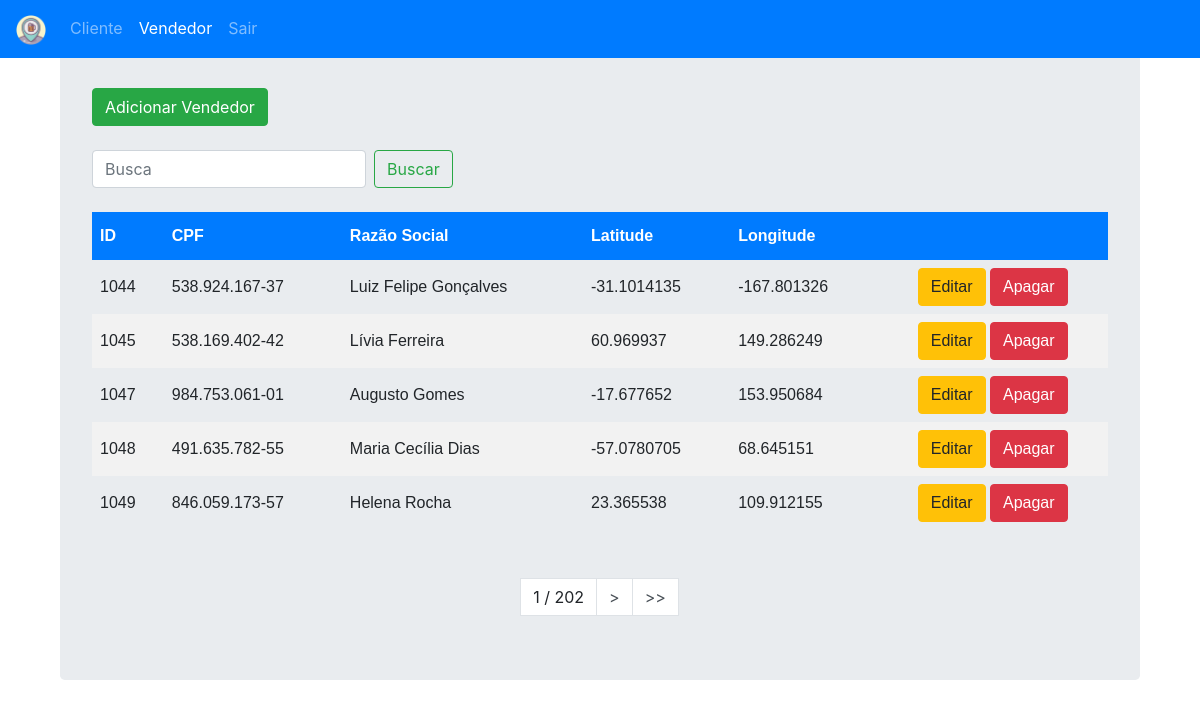
Page /cadastros/vendedor/ (signed in) on the committed database.
### cadastros/models.py (models this page shows)
class Vendedor(models.Model):
    cpf = models.CharField(max_length=18)
    razao_social = models.CharField(max_length=40)
    latitude = models.CharField(max_length=12)
    longitude = models.CharField(max_length=12)
    class Meta:
        db_table = 'Vendedores'

### cadastros/views.py (the view)
# urls.py: path('vendedor/', views.listaVendedor, name='lista-vendedor'),
@login_required
def listaVendedor(request):
    lista = Vendedor.objects.order_by('id')
    query = request.GET.get("q")
    if query:
        lista = lista.filter(
            Q(id__icontains=query) |
            Q(cpf__icontains=query) |
            Q(razao_social__icontains=query)
            ).distinct()
    paginator = Paginator(lista, 5) # Mostra 5 contatos por página
    try:
        page = int(request.GET.get('page', '1'))
    except ValueError:
        page = 1
    try:
        lista = paginator.page(page)
    except (EmptyPage, InvalidPage):
        lista = paginator.page(paginator.num_pages)
    return render(request, 'cadastros/lista_vendedor.html', {"lista":lista})

### templates/cadastros/lista_vendedor.html
{% extends "cadastros/base.html" %}
{% block body_block %}
{% include "cadastros/lista.html" with active_tab='vendedor' %}
{% endblock %}

### templates/cadastros/lista.html (shortened to what this page needs)
<body>
    <div class="container">
      <div class="jumbotron">
          {% if active_tab == 'cliente' %}
          <div align="left">
            <a href="{% url 'cadastros:adicionar-cliente' %}">
                <br><button type="button" class="btn btn-success">Adicionar Cliente</button><br><br>
            </a>
          </div>
          {% else %}
          <div align="left">
            <a href="{% url 'cadastros:adicionar-vendedor' %}">
                <br><button type="button" class="btn btn-success">Adicionar Vendedor</button><br><br>
            </a>
          </div>
          {% endif %}
          <div align="right">
              <form class="form-inline my-2 my-lg-0" >
                <input class="form-control mr-sm-2" name="q" type="search" placeholder="Busca" aria-label="Search" value='{{request.GET.q}}'>
                <button class="btn btn-outline-success my-2 my-sm-0" type="submit">Buscar</button>
              </form>
          </div>
          <br>
          <div class="tabela">
          {% if lista %}
              <table>
                <thead>
                  <th>ID</th>
                  {% if active_tab == 'cliente' %}
                  <th>CNPJ</th>
                  {% else %}
                  <th>CPF</th>
                  {% endif %}
                  <th>Razão Social</th>
                  <th>Latitude</th>
                  <th>Longitude</th>
                  <th> </th>
                </thead>
                {% for acc in lista %}
                  <tr>
                    <td>{{ acc.id }} </td>
                    {% if active_tab == 'cliente' %}
                    <td>{{ acc.cnpj }}</td>
                    {% else %}
                    <td>{{ acc.cpf }}</td>
                    {% endif %}
                    <td>{{ acc.razao_social }}</td>
                    <td>{{ acc.latitude }}</td>
                    <td>{{ acc.longitude }}</td>
                    <td>
                        <div align="center">
                            <a href="editar/{{ acc.id }}"><button type="button" class="btn btn-warning">Editar</button></a>
                            <a href="apagar/{{ acc.id }}"><button type="button" class="btn btn-danger">Apagar</button></a>
                        </div>
                    </td>
                  </tr>
                {% endfor %}
            </table>
            <br><br>
            <div class="pagination justify-content-center">
                <a class="step-links">
                    {% if lista.paginator.num_pages != 1 %}
                    <a class="page-link active">{{ lista.number}} / {{lista.paginator.num_pages}}</a>
                    {% endif %}
                    {% if lista.has_next %}
                        <a class="page-link"  href="?page={{ lista.next_page_number }}{% if request.GET.q %}&q={{request.GET.q}} {% endif %}">></a>
                        <a class="page-link"  href="?page={{ lista.paginator.num_pages }}{% if request.GET.q %}&q={{request.GET.q}} {% endif %}" >>> </a>
                    {% endif %}
            </div>
          {% else %}
            <p>Não existem registros.</p>
          {% endif %}
        </div>
      </div>
    </div>
</body>

### static/cadastros/css/my_style.css (style rules this page uses)
table { font-family: "Trebuchet MS", Arial, Helvetica, sans-serif; border-collapse: collapse; width: 100%; }
th, td { padding: 8px; }
th { padding-top: 12px; padding-bottom: 12px; text-align: left; padding-top: 12px; padding-bottom: 12px; text-align: left; background-color: #007bff; color: white; }
tr:nth-child(even) { background-color: #f2f2f2; }
a:link { color: #495057; }

### rows in the picture
Vendedor: id "1044", cpf "538.924.167-37", razao_social "Luiz Felipe Gonçalves", latitude "-31.1014135", longitude "-167.801326"
Vendedor: id "1045", cpf "538.169.402-42", razao_social "Lívia Ferreira", latitude "60.969937", longitude "149.286249"
Vendedor: id "1047", cpf "984.753.061-01", razao_social "Augusto Gomes", latitude "-17.677652", longitude "153.950684"
Vendedor: id "1048", cpf "491.635.782-55", razao_social "Maria Cecília Dias", latitude "-57.0780705", longitude "68.645151"
Vendedor: id "1049", cpf "846.059.173-57", razao_social "Helena Rocha", latitude "23.365538", longitude "109.912155"

### other values in the picture
{{ lista.number }} "1"
{{ lista.paginator.num_pages }} "202"
